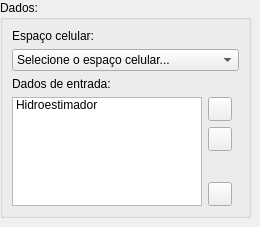
          <widget class="QWidget" name="page_9">
           <widget class="QGroupBox" name="groupBox_38">
            <property name="geometry">
             <rect>
              <x>0</x>
              <y>0</y>
              <width>251</width>
              <height>218</height>
             </rect>
            </property>
            <property name="sizePolicy">
             <sizepolicy hsizetype="Preferred" vsizetype="Preferred">
              <horstretch>0</horstretch>
              <verstretch>0</verstretch>
             </sizepolicy>
            </property>
            <property name="title">
             <string>Dados: </string>
            </property>
            <layout class="QGridLayout" name="_6">
             <item row="0" column="0">
              <widget class="QLabel" name="label_102">
               <property name="text">
                <string>Espaço celular:</string>
               </property>
              </widget>
             </item>
             <item row="1" column="0" colspan="2">
              <widget class="QComboBox" name="analysisCellularSpaceCmb">
               <property name="sizePolicy">
                <sizepolicy hsizetype="Expanding" vsizetype="Fixed">
                 <horstretch>0</horstretch>
                 <verstretch>0</verstretch>
                </sizepolicy>
               </property>
               <item>
                <property name="text">
                 <string>Selecione o espaço celular...</string>
                </property>
               </item>
               <item>
                <property name="text">
                 <string>Espaço celular</string>
                </property>
                <property name="icon">
                 <iconset resource="icons.qrc">
                  <normaloff>:/data/icons/risco.png</normaloff>:/data/icons/risco.png</iconset>
                </property>
               </item>
              </widget>
             </item>
             <item row="2" column="0">
              <widget class="QLabel" name="label_103">
               <property name="text">
                <string>Dados de entrada:</string>
               </property>
              </widget>
             </item>
             <item row="3" column="0" rowspan="4">
              <widget class="QListWidget" name="analysisTerraMEListWidget">
               <property name="sizePolicy">
                <sizepolicy hsizetype="Expanding" vsizetype="Expanding">
                 <horstretch>1</horstretch>
                 <verstretch>0</verstretch>
                </sizepolicy>
               </property>
               <item>
                <property name="text">
                 <string>Hidroestimador</string>
                </property>
                <property name="icon">
                 <iconset resource="icons.qrc">
                  <normaloff>:/data/icons/grid.png</normaloff>:/data/icons/grid.png</iconset>
                </property>
               </item>
              </widget>
             </item>
             <item row="3" column="1">
              <widget class="QPushButton" name="analysisTerraMEAddGridBtn">
               <property name="minimumSize">
                <size>
                 <width>24</width>
                 <height>24</height>
                </size>
               </property>
               <property name="maximumSize">
                <size>
                 <width>24</width>
                 <height>24</height>
                </size>
               </property>
               <property name="toolTip">
                <string>&lt;html&gt;&lt;head&gt;&lt;meta name=&quot;qrichtext&quot; content=&quot;1&quot; /&gt;&lt;style type=&quot;text/css&quot;&gt;
p, li { white-space: pre-wrap; }
&lt;/style&gt;&lt;/head&gt;&lt;body style=&quot; font-family:'MS Shell Dlg 2'; font-size:8.25pt; font-weight:400; font-style:normal;&quot;&gt;
&lt;p style=&quot; margin-top:0px; margin-bottom:0px; margin-left:0px; margin-right:0px; -qt-block-indent:0; text-indent:0px; font-size:8pt;&quot;&gt;Adicionar grade&lt;/p&gt;&lt;/body&gt;&lt;/html&gt;</string>
               </property>
               <property name="text">
                <string/>
               </property>
               <property name="icon">
                <iconset resource="../../admin/ui/icons.qrc">
                 <normaloff>:/global/icons/add.png</normaloff>:/global/icons/add.png</iconset>
               </property>
              </widget>
             </item>
             <item row="4" column="1">
              <widget class="QPushButton" name="analysisTerraMERemoveGridBtn">
               <property name="minimumSize">
                <size>
                 <width>24</width>
                 <height>24</height>
                </size>
               </property>
               <property name="maximumSize">
                <size>
                 <width>24</width>
                 <height>24</height>
                </size>
               </property>
               <property name="toolTip">
                <string>&lt;html&gt;&lt;head&gt;&lt;meta name=&quot;qrichtext&quot; content=&quot;1&quot; /&gt;&lt;style type=&quot;text/css&quot;&gt;
p, li { white-space: pre-wrap; }
&lt;/style&gt;&lt;/head&gt;&lt;body style=&quot; font-family:'MS Shell Dlg 2'; font-size:8.25pt; font-weight:400; font-style:normal;&quot;&gt;
&lt;p style=&quot; margin-top:0px; margin-bottom:0px; margin-left:0px; margin-right:0px; -qt-block-indent:0; text-indent:0px; font-size:8pt;&quot;&gt;Remover grade&lt;/p&gt;&lt;/body&gt;&lt;/html&gt;</string>
               </property>
               <property name="text">
                <string/>
               </property>
               <property name="icon">
                <iconset resource="../../admin/ui/icons.qrc">
                 <normaloff>:/global/icons/remove.png</normaloff>:/global/icons/remove.png</iconset>
               </property>
              </widget>
             </item>
             <item row="5" column="1">
              <spacer>
               <property name="orientation">
                <enum>Qt::Vertical</enum>
               </property>
               <property name="sizeHint" stdset="0">
                <size>
                 <width>31</width>
                 <height>31</height>
                </size>
               </property>
              </spacer>
             </item>
             <item row="6" column="1">
              <widget class="QPushButton" name="analysisFillCellOpBtn">
               <property name="minimumSize">
                <size>
                 <width>24</width>
                 <height>24</height>
                </size>
               </property>
               <property name="maximumSize">
                <size>
                 <width>24</width>
                 <height>24</height>
                </size>
               </property>
               <property name="toolTip">
                <string>Editar operações de preenchimento de células</string>
               </property>
               <property name="text">
                <string/>
               </property>
               <property name="icon">
                <iconset resource="icons.qrc">
                 <normaloff>:/data/icons/preencher_espaco_celular.png</normaloff>:/data/icons/preencher_espaco_celular.png</iconset>
               </property>
              </widget>
             </item>
            </layout>
           </widget>
          </widget>
